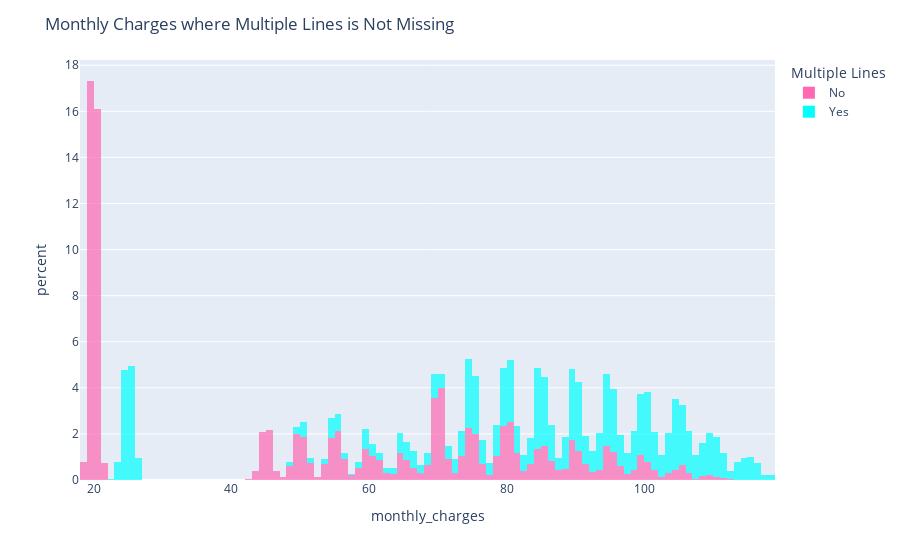

The notebook cell this image was saved under:
### Code cell
# Show histogram of monthly charges for present with color on multiple_lines
fig = px.histogram(present, 
                   x='monthly_charges', 
                   color='multiple_lines', 
                   histnorm='percent', 
                   nbins=170,
                   color_discrete_map={'No':'hotpink', 'Yes':'aqua'},
                   opacity=0.7
                   )

# Create figure
fig.update_layout(title=f'Monthly Charges where Multiple Lines is Not Missing', barmode='stack')

# Update legend title
fig.update_layout(legend_title_text='Multiple Lines')

# Show figure
fig.show()

### Figure 1 — Plotly figure (JSON) as saved in the notebook; plotly's stock layout.template omitted (floating-point values rounded to 4 significant figures; data arrays with more than 128 entries replaced by an {"elided": "..."} marker saying what was removed)
{"data": [{"alignmentgroup": "True", "bingroup": "x", "histnorm": "percent", "hovertemplate": "multiple_lines=No<br>monthly_charges=%{x}<br>percent=%{y}<extra></extra>", "legendgroup": "No", "marker": {"color": "hotpink", "opacity": 0.7, "pattern": {"shape": ""}}, "name": "No", "nbinsx": 170, "offsetgroup": "No", "orientation": "v", "showlegend": true, "type": "histogram", "x": {"elided": "3390 float values"}, "xaxis": "x", "yaxis": "y"}, {"alignmentgroup": "True", "bingroup": "x", "histnorm": "percent", "hovertemplate": "multiple_lines=Yes<br>monthly_charges=%{x}<br>percent=%{y}<extra></extra>", "legendgroup": "Yes", "marker": {"color": "aqua", "opacity": 0.7, "pattern": {"shape": ""}}, "name": "Yes", "nbinsx": 170, "offsetgroup": "Yes", "orientation": "v", "showlegend": true, "type": "histogram", "x": {"elided": "2971 float values"}, "xaxis": "x", "yaxis": "y"}], "layout": {"barmode": "stack", "legend": {"title": {"text": "Multiple Lines"}, "tracegroupgap": 0}, "margin": {"t": 60}, "title": {"text": "Monthly Charges where Multiple Lines is Not Missing"}, "xaxis": {"anchor": "y", "domain": [0, 1], "title": {"text": "monthly_charges"}}, "yaxis": {"anchor": "x", "domain": [0, 1], "title": {"text": "percent"}}}}
